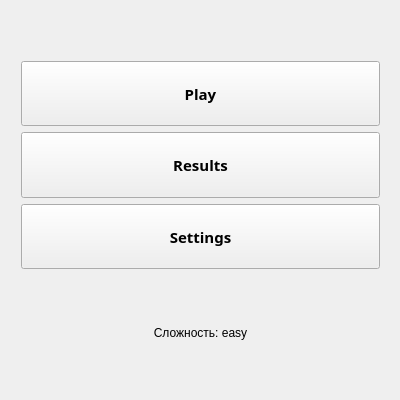
<?xml version="1.0" encoding="UTF-8"?>
<ui version="4.0">
 <class>MainWindow</class>
 <widget class="QMainWindow" name="MainWindow">
  <property name="geometry">
   <rect>
    <x>0</x>
    <y>0</y>
    <width>400</width>
    <height>400</height>
   </rect>
  </property>
  <property name="windowTitle">
   <string>Minesweeper - Main Menu</string>
  </property>
  <widget class="QWidget" name="centralWidget">
   <widget class="QWidget" name="verticalLayoutWidget">
    <property name="geometry">
     <rect>
      <x>10</x>
      <y>50</y>
      <width>381</width>
      <height>301</height>
     </rect>
    </property>
    <layout class="QVBoxLayout" name="verticalLayout">
     <item>
      <widget class="QPushButton" name="pushPlayButton">
       <property name="sizePolicy">
        <sizepolicy hsizetype="Minimum" vsizetype="Minimum">
         <horstretch>0</horstretch>
         <verstretch>0</verstretch>
        </sizepolicy>
       </property>
       <property name="font">
        <font>
         <family>MV Boli</family>
         <pointsize>11</pointsize>
         <bold>true</bold>
        </font>
       </property>
       <property name="text">
        <string>Play</string>
       </property>
      </widget>
     </item>
     <item>
      <widget class="QPushButton" name="pushResultsButton">
       <property name="sizePolicy">
        <sizepolicy hsizetype="Minimum" vsizetype="Minimum">
         <horstretch>0</horstretch>
         <verstretch>0</verstretch>
        </sizepolicy>
       </property>
       <property name="font">
        <font>
         <family>MV Boli</family>
         <pointsize>11</pointsize>
         <bold>true</bold>
        </font>
       </property>
       <property name="text">
        <string>Results</string>
       </property>
      </widget>
     </item>
     <item>
      <widget class="QPushButton" name="pushSettingsButton">
       <property name="sizePolicy">
        <sizepolicy hsizetype="Minimum" vsizetype="Minimum">
         <horstretch>0</horstretch>
         <verstretch>0</verstretch>
        </sizepolicy>
       </property>
       <property name="font">
        <font>
         <family>MV Boli</family>
         <pointsize>11</pointsize>
         <bold>true</bold>
        </font>
       </property>
       <property name="text">
        <string>Settings</string>
       </property>
      </widget>
     </item>
     <item>
      <widget class="QLabel" name="label_difficult">
       <property name="text">
        <string>Сложность: easy</string>
       </property>
       <property name="alignment">
        <set>Qt::AlignBottom|Qt::AlignHCenter</set>
       </property>
      </widget>
     </item>
    </layout>
   </widget>
  </widget>
 </widget>
 <layoutdefault spacing="6" margin="11"/>
 <resources/>
 <connections/>
</ui>
